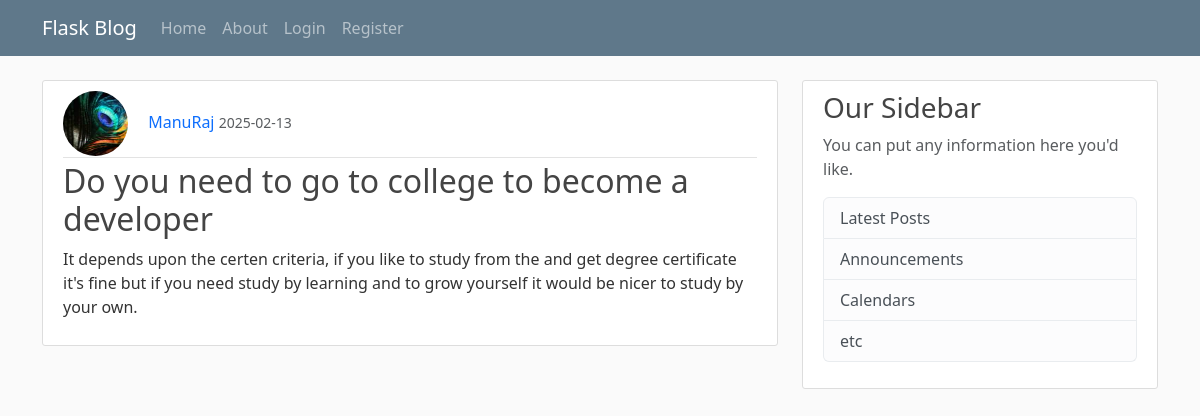
/13, run on the app's committed database.
### main/models.py (models this page shows, shortened)
class User(db.Model, UserMixin):
    id = db.Column(db.Integer, primary_key=True)
    username = db.Column(db.String(20), unique=True, nullable=False)
    email = db.Column(db.String(120), unique=True, nullable=False)
    image_file = db.Column(db.String(20), nullable=False, default='default.jpg')
    password = db.Column(db.String(60), nullable=False)
    posts = db.relationship('Post',backref='author', lazy=True)

class Post(db.Model):
    id = db.Column(db.Integer, primary_key=True)
    title = db.Column(db.String(100), nullable=False)
    date_posted = db.Column(db.DateTime, nullable=False, default=datetime.utcnow)
    content = db.Column(db.Text, nullable=False)
    user_id = db.Column(db.Integer, db.ForeignKey('user.id'), nullable=False)

### main/routes.py (the view)
@app.route("/<int:post_id>")
def post(post_id):
    post = Post.query.get_or_404(post_id)
    return render_template("post.html", title=post.title, post=post)

### main/templates/post.html (shortened to what this page needs)
{% extends "layout.html" %}
{% block content %}
    <article class="media content-section">
        <div class="media-body">
        <div class="article-metadata">
            <img class="rounded-circle article-img" src="{{url_for('static', filename='profile/' + post.author.image_file)}}" alt="">
            <a class="decoration mr-2" href="{{url_for('user_posts', username=post.author.username)}}">{{ post.author.username }}</a>
            <small class="text-muted">{{ post.date_posted.strftime('%Y-%m-%d') }}</small>
        </div>
        <h2 class="article-title">{{ post.title }}</h2>
        <p class="article-content">{{ post.content }}</p>
        </div>
    </article>
{% endblock %}

### main/static/main.css (style rules this page uses)
body { background: #fafafa; color: #333333; margin-top: 5rem; }
h1, h2, h3, h4, h5, h6 { color: #444444; }
.content-section { background: #ffffff; padding: 10px 20px; border: 1px solid #dddddd; border-radius: 3px; margin-bottom: 20px; }
.article-title { color: #444444; }
.article-content { white-space: pre-line; }
.article-img { height: 65px; width: 65px; margin-right: 16px; }
.article-metadata { padding-bottom: 1px; margin-bottom: 4px; border-bottom: 1px solid #e3e3e3 }

### main/templates/post.html (style rules this page uses)
.decoration { text-decoration: none; }

### data on the page
User: image_file (picture), author.username "ManuRaj"
Post: date_posted "2025-02-13", title "Do you need to go to college to become a developer", content "It depends upon the certen criteria, if you like to study from the and get degree certificate it's fine but if you need study by learning and to grow yourself it would be nicer to study by your own."
